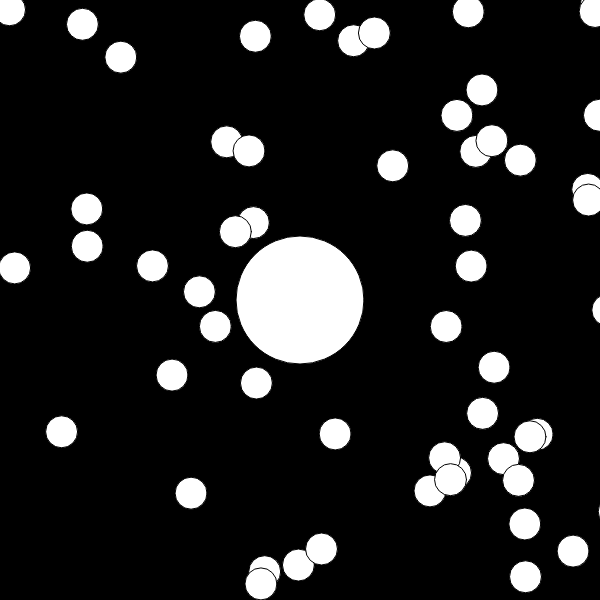
Frame 1 (no input)
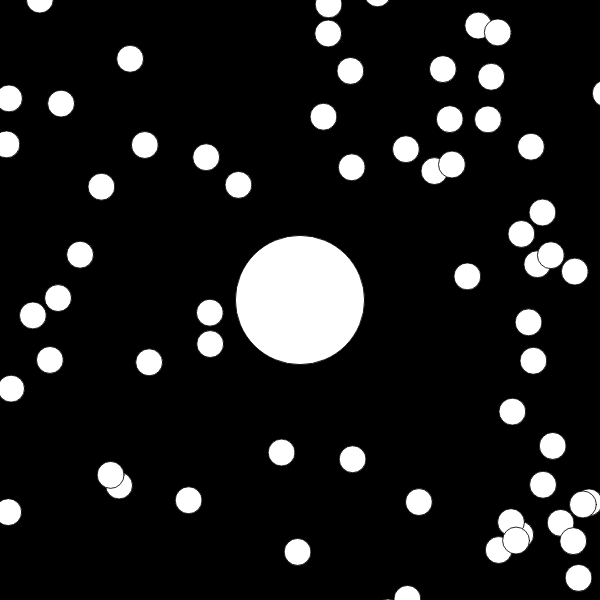
Frame 60 (no input)
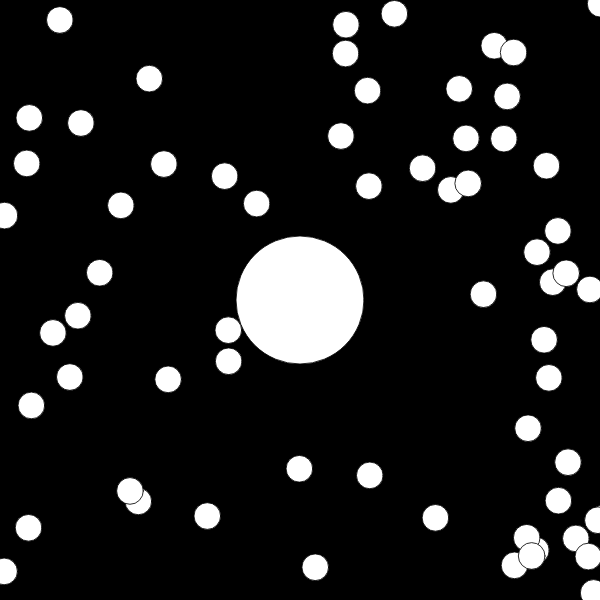
Frame 120 (the mouse pressed at the canvas centre since frame 60)

The p5.js sketch that drew these frames (run headless with seeded random() and noise() and a simulated clock; from frame 60 on, the mouse is pressed at the canvas centre):

// p5.js sketch
// ── sketch.js
var blob;

var blobs = [];
var zoom = 1;

function setup() {
    createCanvas(600, 600);
    blob = new Blob(0, 0, 64);
    for(var i = 0; i < 200; i++) {
        var x = random(-width, width)
        var y = random(-height, height)
        blobs[i] = new Blob(x, y, 16);
    }
}

function draw() {
    background(0);

    translate(width / 2, height / 2);
    var newzoom = 64 / blob.r;
    zoom = lerp(zoom, newzoom, 0.1);
    scale(zoom);
    translate(-blob.pos.x, -blob.pos.y);

    blob.show();
    blob.update();

    for(var i = blobs.length - 1; i >= 0; i--) {
        blobs[i].show();
        if (blob.eats(blobs[i])) {
            blobs.splice(i, 1)
        }
    }
}
// ── blob.js
function Blob(x, y, r) {
    this.pos = createVector(x, y);
    this.r = r;
    this.vel = createVector(0, 0);

    this.update = function() {
        // origin
        // var vel = createVector(mouseX, mouseY);
        // vel.sub(this.pos);
        // vel.setMag(3);
        // this.pos.add(vel);
        
        // change
        // var vel = createVector(mouseX - width / 2, mouseY - height / 2);
        // vel.setMag(3);
        // this.pos.add(vel);

        // final
        var newvel = createVector(mouseX - width / 2, mouseY - height / 2);
        newvel.setMag(3);
        this.vel.lerp(newvel, 0.1);
        this.pos.add(this.vel);
    }

    this.eats = function(other) {
        var d = p5.Vector.dist(this.pos, other.pos);
        if (d < this.r + other.r) {
            // this.r += other.r * 0.2;
            var sum = PI * this.r * this.r + PI * other.r * other.r
            this.r = sqrt(sum / PI);
            return true;
        } else {
            return false;
        }
    }

    this.show = function() {
        fill(255);
        ellipse(this.pos.x, this.pos.y, this.r * 2, this.r * 2)
    }
}
